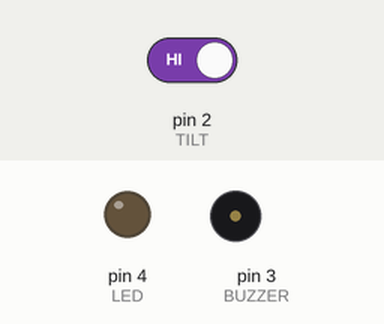
Recording of a sketch running on a simulated Arduino Uno, built with avr-gcc and run on an emulated ATmega328P. On the bench: output pins drawn as LEDs (lit = HIGH), buzzer (waves = sounding, pin HIGH). The inputs (shaded band) are chosen by the test bench; at power-on: pin 2 (TILT) HIGH.

Above: at 1.2 s.
1.3 s: pin 2 (TILT) driven LOW
At 2.4 s:
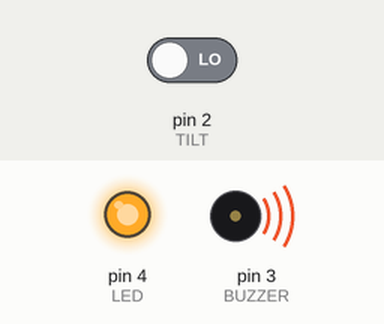
2.8 s: pin 2 (TILT) driven HIGH
At 3.9 s:
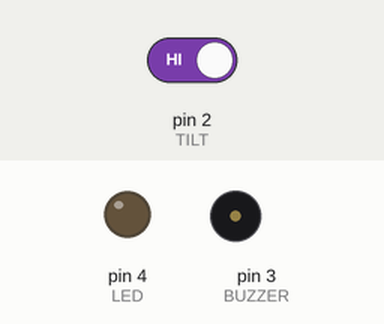
Timing chart, 0 to 5.8 s (numbered marks = the images above; inputs shaded):
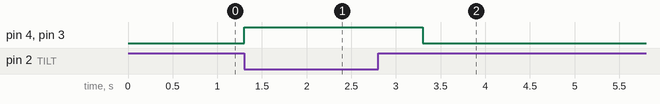

Measured:
- after the input at 1.3 s, pin 4 (LED), pin 3 (BUZZER): LOW → HIGH at once
- after the input at 2.8 s, pin 4 (LED), pin 3 (BUZZER): HIGH → LOW after 0.50 s

The sketch:

TiltSensorExample.ino
```cpp
#define TILT 2
#define LED 4
#define BUZZER 3


void setup() {
  Serial.begin(9600);
  pinMode(TILT, INPUT);
  pinMode(LED, OUTPUT);
  pinMode(BUZZER, OUTPUT);

}

void loop() {
  int TILT_VALUE = digitalRead(TILT);
  if (TILT_VALUE == LOW){
    digitalWrite(LED,HIGH);
    digitalWrite(BUZZER, HIGH);
    delay(1000);
  }
  else {
    digitalWrite(LED,LOW);
    digitalWrite(BUZZER, LOW);
  }

}
```
